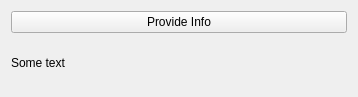
<?xml version="1.0" encoding="UTF-8"?>
<ui version="4.0">
 <class>Widget</class>
 <widget class="QWidget" name="Widget">
  <property name="geometry">
   <rect>
    <x>0</x>
    <y>0</y>
    <width>358</width>
    <height>97</height>
   </rect>
  </property>
  <property name="windowTitle">
   <string>Form</string>
  </property>
  <layout class="QVBoxLayout" name="verticalLayout">
   <item>
    <widget class="QPushButton" name="provide_info_button">
     <property name="text">
      <string>Provide Info</string>
     </property>
    </widget>
   </item>
   <item>
    <widget class="QLabel" name="info_label">
     <property name="text">
      <string>Some text</string>
     </property>
    </widget>
   </item>
  </layout>
 </widget>
 <resources/>
 <connections/>
</ui>
